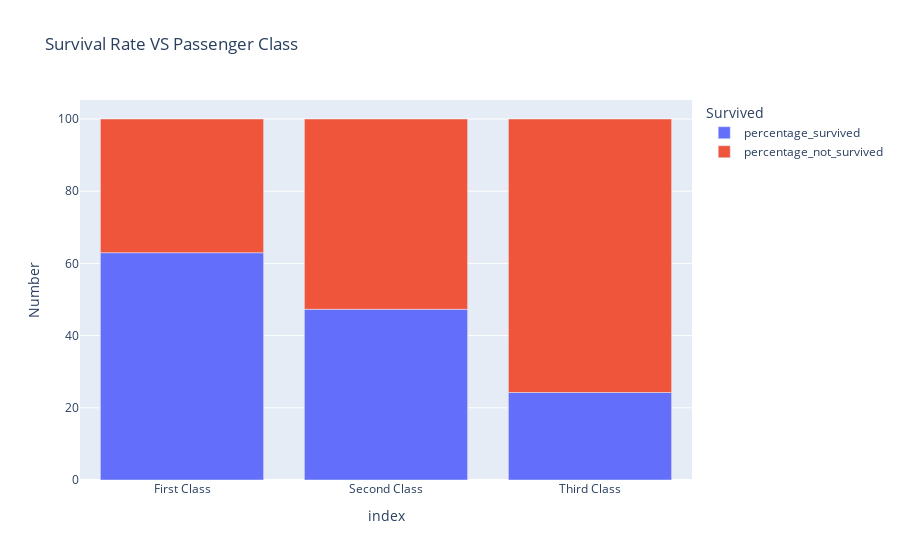

The notebook cell this image was saved under:
### Code cell
# Plot the data

fig = px.bar(
    plot_data, 
    title='Survival Rate VS Passenger Class', 
    labels={
        'percentage_survived':'Number of relatives',
        'value': 'Number'
    },
)
fig.show()

### Figure 1 — Plotly figure (JSON) as saved in the notebook; plotly's stock layout.template omitted (floating-point values rounded to 4 significant figures)
{"data": [{"alignmentgroup": "True", "hovertemplate": "Survived=percentage_survived<br>index=%{x}<br>Number=%{y}<extra></extra>", "legendgroup": "percentage_survived", "marker": {"color": "#636efa"}, "name": "percentage_survived", "offsetgroup": "percentage_survived", "orientation": "v", "showlegend": true, "textposition": "auto", "type": "bar", "x": ["First Class", "Second Class", "Third Class"], "xaxis": "x", "y": [62.96, 47.28, 24.24], "yaxis": "y"}, {"alignmentgroup": "True", "hovertemplate": "Survived=percentage_not_survived<br>index=%{x}<br>Number=%{y}<extra></extra>", "legendgroup": "percentage_not_survived", "marker": {"color": "#EF553B"}, "name": "percentage_not_survived", "offsetgroup": "percentage_not_survived", "orientation": "v", "showlegend": true, "textposition": "auto", "type": "bar", "x": ["First Class", "Second Class", "Third Class"], "xaxis": "x", "y": [37.04, 52.72, 75.76], "yaxis": "y"}], "layout": {"barmode": "relative", "legend": {"title": {"text": "Survived"}, "tracegroupgap": 0}, "title": {"text": "Survival Rate VS Passenger Class"}, "xaxis": {"anchor": "y", "domain": [0, 1], "title": {"text": "index"}}, "yaxis": {"anchor": "x", "domain": [0, 1], "title": {"text": "Number"}}}}
